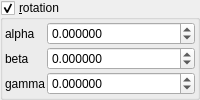
    <widget class="MyGroupBox" name="groupCheck_transf_rotation_enabled">
     <property name="title">
      <string>&amp;rotation</string>
     </property>
     <property name="checkable">
      <bool>true</bool>
     </property>
     <layout class="QVBoxLayout" name="verticalLayout_9" stretch="0">
      <property name="spacing">
       <number>2</number>
      </property>
      <property name="leftMargin">
       <number>2</number>
      </property>
      <property name="topMargin">
       <number>2</number>
      </property>
      <property name="rightMargin">
       <number>2</number>
      </property>
      <property name="bottomMargin">
       <number>2</number>
      </property>
      <item>
       <layout class="QGridLayout" name="gridLayout_10" columnstretch="0,1">
        <property name="spacing">
         <number>2</number>
        </property>
        <item row="3" column="1">
         <widget class="MyDoubleSpinBox" name="spinboxd3_transf_rotation_z">
          <property name="sizePolicy">
           <sizepolicy hsizetype="Minimum" vsizetype="Maximum">
            <horstretch>0</horstretch>
            <verstretch>0</verstretch>
           </sizepolicy>
          </property>
          <property name="prefix">
           <string/>
          </property>
          <property name="suffix">
           <string/>
          </property>
          <property name="decimals">
           <number>6</number>
          </property>
          <property name="minimum">
           <double>-36000.000000000000000</double>
          </property>
          <property name="maximum">
           <double>36000.000000000000000</double>
          </property>
          <property name="singleStep">
           <double>1.000000000000000</double>
          </property>
         </widget>
        </item>
        <item row="3" column="0">
         <widget class="QLabel" name="label_40">
          <property name="text">
           <string notr="true">gamma</string>
          </property>
         </widget>
        </item>
        <item row="2" column="1">
         <widget class="MyDoubleSpinBox" name="spinboxd3_transf_rotation_y">
          <property name="sizePolicy">
           <sizepolicy hsizetype="Minimum" vsizetype="Maximum">
            <horstretch>0</horstretch>
            <verstretch>0</verstretch>
           </sizepolicy>
          </property>
          <property name="prefix">
           <string/>
          </property>
          <property name="suffix">
           <string/>
          </property>
          <property name="decimals">
           <number>6</number>
          </property>
          <property name="minimum">
           <double>-36000.000000000000000</double>
          </property>
          <property name="maximum">
           <double>36000.000000000000000</double>
          </property>
          <property name="singleStep">
           <double>1.000000000000000</double>
          </property>
         </widget>
        </item>
        <item row="1" column="1">
         <widget class="MyDoubleSpinBox" name="spinboxd3_transf_rotation_x">
          <property name="sizePolicy">
           <sizepolicy hsizetype="Minimum" vsizetype="Maximum">
            <horstretch>0</horstretch>
            <verstretch>0</verstretch>
           </sizepolicy>
          </property>
          <property name="prefix">
           <string/>
          </property>
          <property name="suffix">
           <string/>
          </property>
          <property name="decimals">
           <number>6</number>
          </property>
          <property name="minimum">
           <double>-36000.000000000000000</double>
          </property>
          <property name="maximum">
           <double>36000.000000000000000</double>
          </property>
          <property name="singleStep">
           <double>1.000000000000000</double>
          </property>
         </widget>
        </item>
        <item row="1" column="0">
         <widget class="QLabel" name="label_38">
          <property name="text">
           <string notr="true">alpha</string>
          </property>
         </widget>
        </item>
        <item row="2" column="0">
         <widget class="QLabel" name="label_39">
          <property name="text">
           <string notr="true">beta</string>
          </property>
         </widget>
        </item>
       </layout>
      </item>
     </layout>
    </widget>
